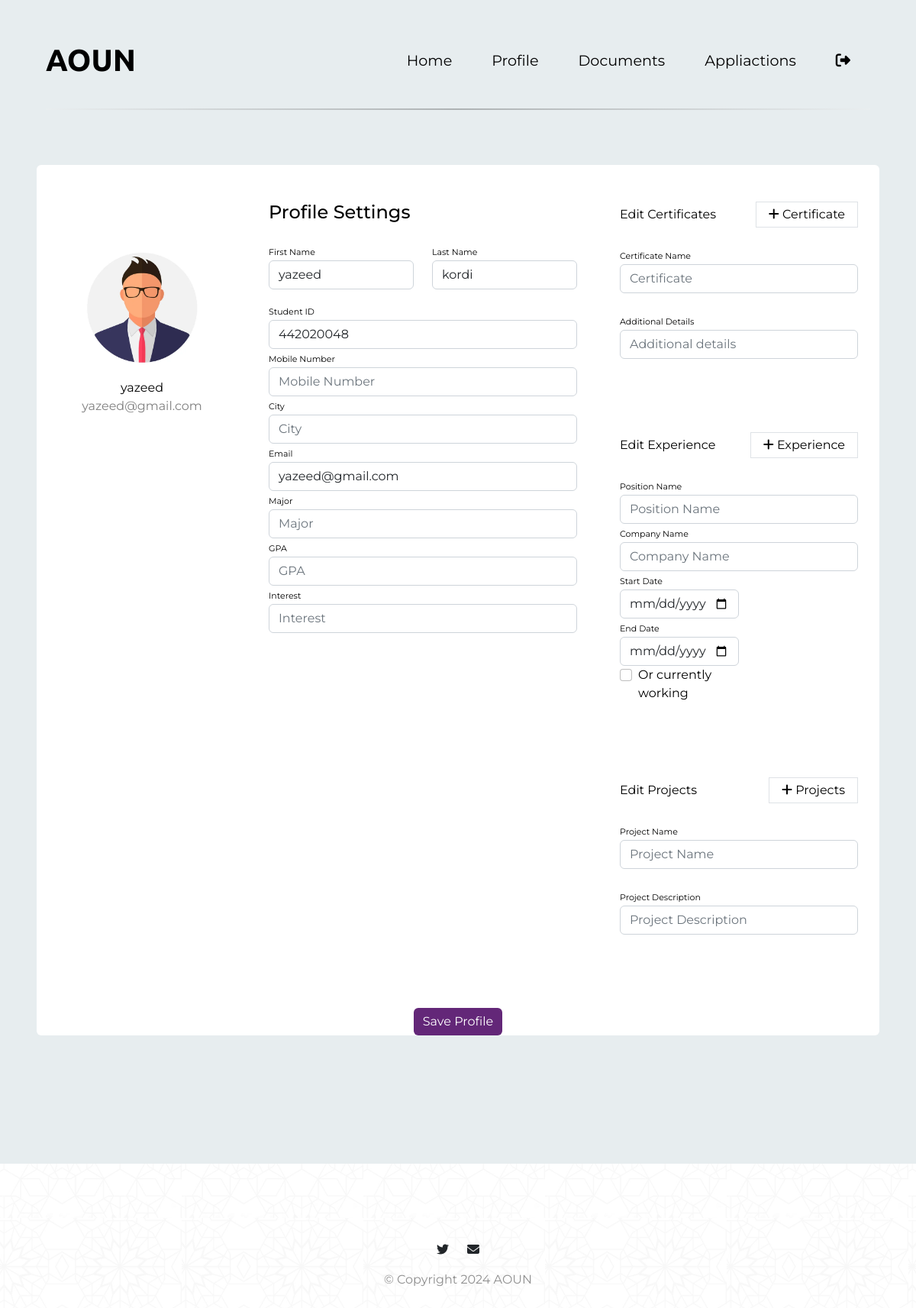
The page /profile (signed in) on the database as committed earlier.
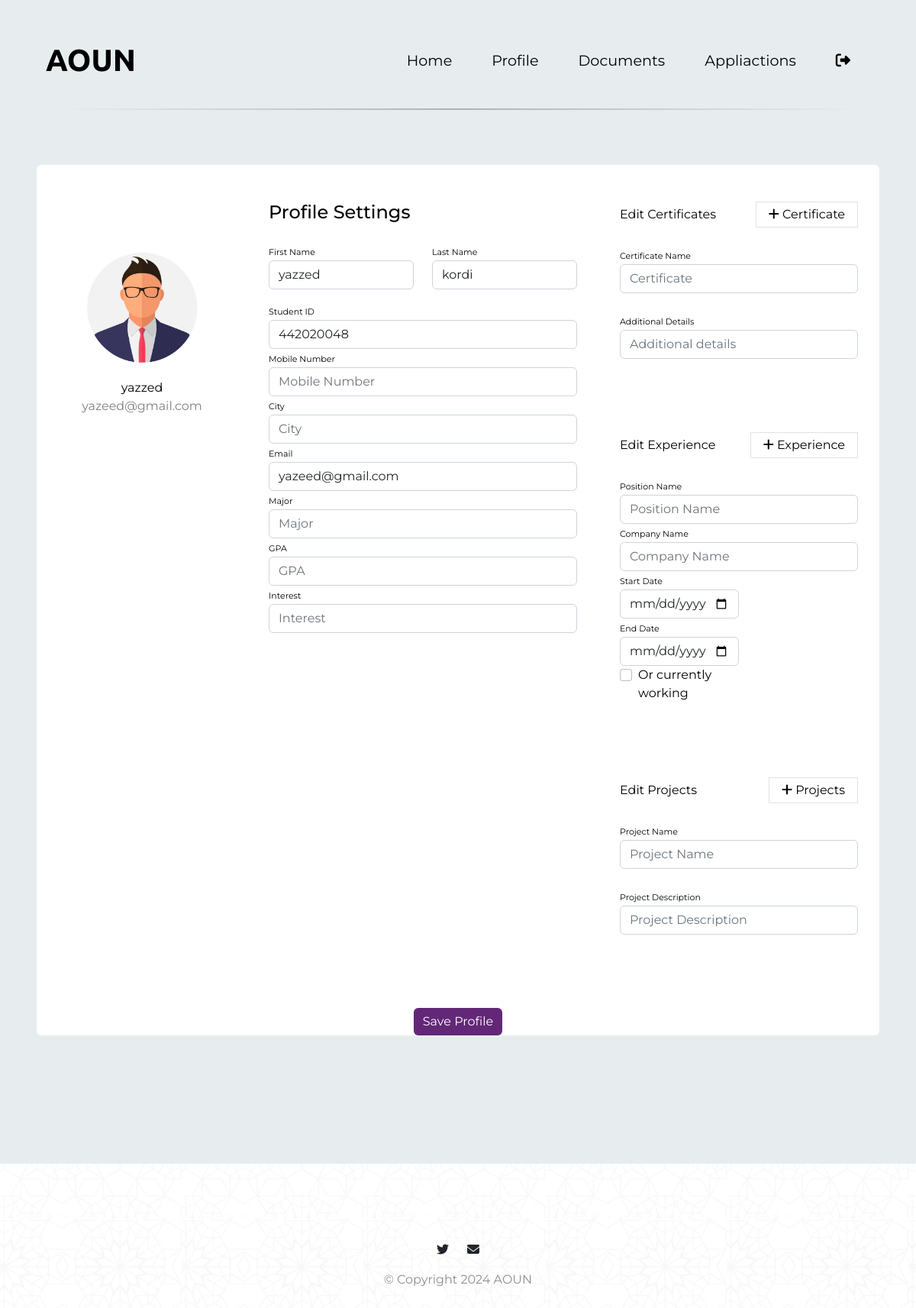
The same page on the database as committed later.
### flaskapp/flaskapp/models.py (models this page shows)
class Student(db.Model):
    StudentID = db.Column(db.Integer, primary_key=True)
    StFName = db.Column(db.String(100), nullable=False)
    StLName = db.Column(db.String(100), nullable=False)
    StEmail = db.Column(db.String(100), unique=True, nullable=False)
    StPhNum = db.Column(db.String(15), nullable=True)
    StCity = db.Column(db.String(50), nullable=True)
    GPA = db.Column(db.Float, nullable=True)
    StPic = db.Column(db.String(200), nullable=True, default='default.jpg')
    Major = db.Column(db.String(50), nullable=True)
    Interest = db.Column(db.String(100), nullable=True)
    StPassword = db.Column(db.String(100), nullable=False)
    faculty_id = db.Column(db.Integer, db.ForeignKey('faculty.FacID'), nullable=True)
    faculty = db.relationship('Faculty', backref='students')
    certificates = db.relationship('Certificate', backref='student', lazy=True)
    projects = db.relationship('Project', backref='student', lazy=True)
    experiences = db.relationship('Experience', backref='student_experiences', lazy=True)
    applications = db.relationship('Apply', backref='applied_student', lazy=True)  # Match the renamed backref

### flaskapp/flaskapp/app.py (the view)
@app.route('/profile')
def profile():
    student_id = session.get('student').get('StudentID')
    student = Student.query.filter_by(StudentID=student_id).first()
    if not student:
        flash('Student not found.')
        return redirect(url_for('HomePage_student'))
    certificates = Certificate.query.filter_by(student_id=student_id).all()
    experiences = Experience.query.filter_by(student_id=student_id).all()
    projects = Project.query.filter_by(student_id=student_id).all()
    return render_template('student/profile.html', student=student, certificates=certificates, experiences=experiences, projects=projects)

### flaskapp/flaskapp/templates/student/profile.html (shortened to what the changed rows need)
<!DOCTYPE html>
<html>
<head>
  <link rel="stylesheet" href="https://cdn.jsdelivr.net/npm/bootstrap@5.2.0/dist/css/bootstrap.min.css">
  <link rel="stylesheet" href="{{ url_for('static', filename='css/main.css') }}">
  <link rel="stylesheet" href="{{ url_for('static', filename='css/student/stu_profile.css') }}">
</head>
<body>
  <section id="title">
    <div class="container-fluid">
      <div class="row">
        <div class="container rounded bg-white mt-5 mb-5">
          <form method="POST" action="{{ url_for('update_profile') }}">
            <div class="row">
              <div class="col-md-3 border-right">
                <div class="d-flex flex-column align-items-center text-center p-3 py-5">
                  <img class="rounded-circle mt-5" width="150px" src="{{ url_for('static', filename='images/' + student.StPic) }}">
                  <span class="font-weight-bold">{{ student.StFName }}</span>
                  <span class="text-black-50">{{ student.StEmail }}</span>
                </div>
              </div>
              <div class="col-md-5 border-right">
                <div class="p-3 py-5">
                  <div class="row mt-2">
                    <div class="col-md-6">
                      <label class="labels">First Name</label>
                      <input type="text" name="StFName" class="form-control" placeholder="First Name" value="{{ student.StFName or '' }}" required>
                    </div>
                    <div class="col-md-6">
                      <label class="labels">Last Name</label>
                      <input type="text" name="StLName" class="form-control" placeholder="Last Name" value="{{ student.StLName or '' }}" required>
                    </div>
                  </div>
                  <div class="row mt-3">
                    <div class="col-md-12">
                      <label class="labels">Student ID</label>
                      <input type="text" name="StudentID" class="form-control" placeholder="Student ID" value="{{ student.StudentID or '' }}" readonly>
                    </div>
                    <div class="col-md-12">
                      <label class="labels">Email</label>
                      <input type="email" name="StEmail" class="form-control" placeholder="Email" value="{{ student.StEmail or '' }}" required>
                    </div>
                  </div>
                </div>
              </div>
            </div>
          </form>
        </div>
      </div>
    </div>
  </section>
</body>
</html>

Rows that differ between the two databases and show on the page:
changed Student "yazeed@gmail.com": StFName "yazeed" → "yazzed"
